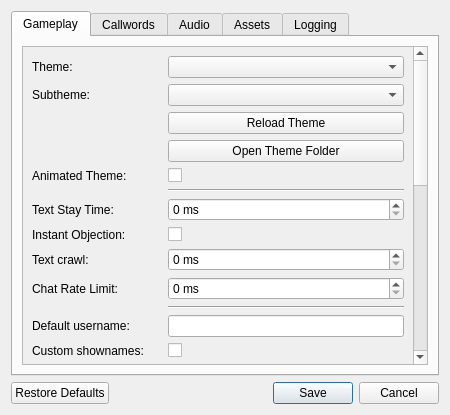
<?xml version="1.0" encoding="UTF-8"?>
<ui version="4.0">
 <class>optionsdialogue</class>
 <widget class="QWidget" name="optionsdialogue">
  <property name="geometry">
   <rect>
    <x>0</x>
    <y>0</y>
    <width>450</width>
    <height>415</height>
   </rect>
  </property>
  <property name="contextMenuPolicy">
   <enum>Qt::NoContextMenu</enum>
  </property>
  <property name="windowTitle">
   <string>Settings</string>
  </property>
  <layout class="QVBoxLayout" name="verticalLayout_6">
   <item>
    <widget class="QTabWidget" name="settings_tabs">
     <property name="focusPolicy">
      <enum>Qt::NoFocus</enum>
     </property>
     <property name="currentIndex">
      <number>0</number>
     </property>
     <widget class="QWidget" name="gameplay_tab">
      <attribute name="title">
       <string>Gameplay</string>
      </attribute>
      <layout class="QVBoxLayout" name="verticalLayout_2">
       <item>
        <widget class="QScrollArea" name="scroll">
         <property name="widgetResizable">
          <bool>true</bool>
         </property>
         <widget class="QWidget" name="form_layout_widget">
          <property name="geometry">
           <rect>
            <x>0</x>
            <y>0</y>
            <width>394</width>
            <height>826</height>
           </rect>
          </property>
          <layout class="QFormLayout" name="formLayout">
           <item row="23" column="1">
            <widget class="QCheckBox" name="stickysounds_cb">
             <property name="text">
              <string/>
             </property>
            </widget>
           </item>
           <item row="29" column="0">
            <widget class="QLabel" name="category_stop_lbl">
             <property name="toolTip">
              <string>Stop music when double-clicking a category. If this is disabled, use the right-click context menu to stop music.</string>
             </property>
             <property name="text">
              <string>Stop Music w/ Category:</string>
             </property>
            </widget>
           </item>
           <item row="30" column="1">
            <widget class="QCheckBox" name="sfx_on_idle_cb">
             <property name="text">
              <string/>
             </property>
            </widget>
           </item>
           <item row="0" column="1">
            <widget class="QComboBox" name="theme_combobox"/>
           </item>
           <item row="18" column="0">
            <widget class="QLabel" name="scaling_label">
             <property name="toolTip">
              <string>Sets the default scaling method, if there is not one already defined specifically for the character.</string>
             </property>
             <property name="text">
              <string>Scaling:</string>
             </property>
            </widget>
           </item>
           <item row="26" column="0">
            <widget class="QLabel" name="customchat_lbl">
             <property name="toolTip">
              <string>Turn this on to allow characters to define their own custom chat box designs.</string>
             </property>
             <property name="text">
              <string>Custom Chatboxes:</string>
             </property>
            </widget>
           </item>
           <item row="20" column="0">
            <widget class="QLabel" name="effects_lbl">
             <property name="toolTip">
              <string>Allows screen effects. Disable this if you have concerns or issues with photosensitivity and/or seizures.</string>
             </property>
             <property name="text">
              <string>Allow Effects:</string>
             </property>
            </widget>
           </item>
           <item row="16" column="1">
            <widget class="QCheckBox" name="discord_cb">
             <property name="text">
              <string/>
             </property>
            </widget>
           </item>
           <item row="3" column="1">
            <widget class="QPushButton" name="theme_folder_button">
             <property name="toolTip">
              <string>Open the theme folder of the currently selected theme.</string>
             </property>
             <property name="text">
              <string>Open Theme Folder</string>
             </property>
            </widget>
           </item>
           <item row="15" column="0">
            <widget class="QLabel" name="ms_lbl">
             <property name="toolTip">
              <string>Overrides the base URL to retrieve server information from.</string>
             </property>
             <property name="text">
              <string>Alternate Server List:</string>
             </property>
            </widget>
           </item>
           <item row="7" column="0">
            <widget class="QLabel" name="instant_objection_lbl">
             <property name="text">
              <string>Instant Objection:</string>
             </property>
            </widget>
           </item>
           <item row="8" column="1">
            <widget class="QSpinBox" name="text_crawl_spinbox">
             <property name="suffix">
              <string> ms</string>
             </property>
             <property name="maximum">
              <number>500</number>
             </property>
            </widget>
           </item>
           <item row="0" column="0">
            <widget class="QLabel" name="theme_label">
             <property name="toolTip">
              <string>Sets the theme used in-game. If the new theme changes the lobby's look as well, you'll need to reload the Lobby for the changes to take effect, such as by joining a server and leaving it.</string>
             </property>
             <property name="text">
              <string>Theme:</string>
             </property>
            </widget>
           </item>
           <item row="17" column="1">
            <widget class="QComboBox" name="language_combobox">
             <item>
              <property name="text">
               <string>en</string>
              </property>
             </item>
             <item>
              <property name="text">
               <string>de</string>
              </property>
             </item>
             <item>
              <property name="text">
               <string>es</string>
              </property>
             </item>
             <item>
              <property name="text">
               <string>pt</string>
              </property>
             </item>
             <item>
              <property name="text">
               <string>pl</string>
              </property>
             </item>
             <item>
              <property name="text">
               <string>jp</string>
              </property>
             </item>
             <item>
              <property name="text">
               <string>ru</string>
              </property>
             </item>
            </widget>
           </item>
           <item row="15" column="1">
            <widget class="QLineEdit" name="ms_textbox"/>
           </item>
           <item row="21" column="0">
            <widget class="QLabel" name="framenetwork_lbl">
             <property name="toolTip">
              <string>Send screen-shaking, flashes and sounds as defined in the char.ini over the network. Only works for servers that support this functionality.</string>
             </property>
             <property name="text">
              <string>Network Frame Effects:</string>
             </property>
            </widget>
           </item>
           <item row="9" column="0">
            <widget class="QLabel" name="chat_ratelimit_lbl">
             <property name="text">
              <string>Chat Rate Limit:</string>
             </property>
             <property name="textFormat">
              <enum>Qt::AutoText</enum>
             </property>
            </widget>
           </item>
           <item row="9" column="1">
            <widget class="QSpinBox" name="chat_ratelimit_spinbox">
             <property name="suffix">
              <string> ms</string>
             </property>
             <property name="maximum">
              <number>5000</number>
             </property>
            </widget>
           </item>
           <item row="4" column="0">
            <widget class="QLabel" name="animated_theme_lbl">
             <property name="toolTip">
              <string>If ticked, themes will be allowed to have animated elements.</string>
             </property>
             <property name="text">
              <string>Animated Theme:</string>
             </property>
            </widget>
           </item>
           <item row="8" column="0">
            <widget class="QLabel" name="text_crawl_lbl">
             <property name="toolTip">
              <string>Amount of time (in miliseconds) spent on each letter when the in-character text is being displayed.</string>
             </property>
             <property name="text">
              <string>Text crawl:</string>
             </property>
            </widget>
           </item>
           <item row="2" column="1">
            <widget class="QPushButton" name="theme_reload_button">
             <property name="toolTip">
              <string>Refresh the theme and update all of the ui elements to match.</string>
             </property>
             <property name="text">
              <string>Reload Theme</string>
             </property>
            </widget>
           </item>
           <item row="18" column="1">
            <widget class="QComboBox" name="scaling_combobox"/>
           </item>
           <item row="22" column="1">
            <widget class="QCheckBox" name="colorlog_cb">
             <property name="text">
              <string/>
             </property>
            </widget>
           </item>
           <item row="13" column="0">
            <widget class="QLabel" name="default_showname_lbl">
             <property name="toolTip">
              <string>Your showname will be automatically set to this value when you join a server.</string>
             </property>
             <property name="text">
              <string>Default showname:</string>
             </property>
            </widget>
           </item>
           <item row="28" column="1">
            <widget class="QCheckBox" name="continuous_cb">
             <property name="text">
              <string/>
             </property>
            </widget>
           </item>
           <item row="1" column="1">
            <widget class="QComboBox" name="subtheme_combobox"/>
           </item>
           <item row="27" column="0">
            <widget class="QLabel" name="sticker_lbl">
             <property name="toolTip">
              <string>Turn this on to allow characters to define their own stickers (unique images that show up over the chatbox - like avatars or shownames).</string>
             </property>
             <property name="text">
              <string>Stickers:</string>
             </property>
            </widget>
           </item>
           <item row="25" column="0">
            <widget class="QLabel" name="stickypres_lbl">
             <property name="toolTip">
              <string>Turn this on to prevent preanimation checkbox from clearing after playing the emote.</string>
             </property>
             <property name="text">
              <string>Sticky Preanims:</string>
             </property>
            </widget>
           </item>
           <item row="6" column="1">
            <widget class="QSpinBox" name="stay_time_spinbox">
             <property name="suffix">
              <string> ms</string>
             </property>
             <property name="maximum">
              <number>10000</number>
             </property>
            </widget>
           </item>
           <item row="12" column="0">
            <widget class="QLabel" name="showname_lbl">
             <property name="toolTip">
              <string>Gives the default value for the in-game 'Custom shownames' tickbox, which in turn determines whether the client should display custom in-character names.</string>
             </property>
             <property name="text">
              <string>Custom shownames:</string>
             </property>
            </widget>
           </item>
           <item row="24" column="0">
            <widget class="QLabel" name="stickyeffects_lbl">
             <property name="toolTip">
              <string>Turn this on to prevent the effects dropdown from clearing the effect after playing it.</string>
             </property>
             <property name="text">
              <string>Sticky Effects:</string>
             </property>
            </widget>
           </item>
           <item row="27" column="1">
            <widget class="QCheckBox" name="sticker_cb">
             <property name="text">
              <string/>
             </property>
            </widget>
           </item>
           <item row="6" column="0">
            <widget class="QLabel" name="stay_time_lbl">
             <property name="toolTip">
              <string>Minimum amount of time (in miliseconds) an IC message must stay on screen before the next IC message is shown, acting as a 'queue'. Set to 0 to disable this behavior.</string>
             </property>
             <property name="text">
              <string>Text Stay Time:</string>
             </property>
            </widget>
           </item>
           <item row="17" column="0">
            <widget class="QLabel" name="language_label">
             <property name="toolTip">
              <string>Sets the language if you don't want to use your system language.</string>
             </property>
             <property name="text">
              <string>Language:</string>
             </property>
            </widget>
           </item>
           <item row="7" column="1">
            <widget class="QCheckBox" name="instant_objection_cb">
             <property name="text">
              <string/>
             </property>
            </widget>
           </item>
           <item row="25" column="1">
            <widget class="QCheckBox" name="stickypres_cb">
             <property name="text">
              <string/>
             </property>
            </widget>
           </item>
           <item row="12" column="1">
            <widget class="QCheckBox" name="showname_cb">
             <property name="text">
              <string/>
             </property>
            </widget>
           </item>
           <item row="21" column="1">
            <widget class="QCheckBox" name="framenetwork_cb">
             <property name="text">
              <string/>
             </property>
            </widget>
           </item>
           <item row="30" column="0">
            <widget class="QLabel" name="sfx_on_idle_lbl">
             <property name="toolTip">
              <string>If the SFX dropdown has an SFX selected, send the custom SFX alongside the message even if Preanim is OFF.</string>
             </property>
             <property name="text">
              <string>Always Send SFX:</string>
             </property>
            </widget>
           </item>
           <item row="23" column="0">
            <widget class="QLabel" name="stickysounds_lbl">
             <property name="toolTip">
              <string>Turn this on to prevent the sound dropdown from clearing the sound after playing it.</string>
             </property>
             <property name="text">
              <string>Sticky Sounds:</string>
             </property>
            </widget>
           </item>
           <item row="19" column="1">
            <widget class="QCheckBox" name="shake_cb">
             <property name="text">
              <string/>
             </property>
            </widget>
           </item>
           <item row="11" column="0">
            <widget class="QLabel" name="username_lbl">
             <property name="toolTip">
              <string>Your OOC name will be automatically set to this value when you join a server.</string>
             </property>
             <property name="text">
              <string>Default username:</string>
             </property>
            </widget>
           </item>
           <item row="19" column="0">
            <widget class="QLabel" name="shake_lbl">
             <property name="toolTip">
              <string>Allows screenshaking. Disable this if you have concerns or issues with photosensitivity and/or seizures.</string>
             </property>
             <property name="text">
              <string>Allow Screenshake:</string>
             </property>
            </widget>
           </item>
           <item row="4" column="1">
            <widget class="QCheckBox" name="animated_theme_cb">
             <property name="text">
              <string/>
             </property>
            </widget>
           </item>
           <item row="16" column="0">
            <widget class="QLabel" name="discord_lbl">
             <property name="toolTip">
              <string>Allows others on Discord to see what server you are in, what character are you playing, and how long you have been playing for.</string>
             </property>
             <property name="text">
              <string>Discord:</string>
             </property>
            </widget>
           </item>
           <item row="22" column="0">
            <widget class="QLabel" name="colorlog_lbl">
             <property name="toolTip">
              <string>Use the markup colors in the server IC chatlog.</string>
             </property>
             <property name="text">
              <string>Colors in IC Log:</string>
             </property>
            </widget>
           </item>
           <item row="1" column="0">
            <widget class="QLabel" name="subtheme_label">
             <property name="toolTip">
              <string>Sets a 'subtheme', which will stack on top of the current theme and replace anything it can. Keep it at 'server' to let the server decide. Keep it at 'default' to keep it unchanging.</string>
             </property>
             <property name="text">
              <string>Subtheme:</string>
             </property>
            </widget>
           </item>
           <item row="20" column="1">
            <widget class="QCheckBox" name="effects_cb">
             <property name="text">
              <string/>
             </property>
            </widget>
           </item>
           <item row="29" column="1">
            <widget class="QCheckBox" name="category_stop_cb">
             <property name="text">
              <string/>
             </property>
            </widget>
           </item>
           <item row="26" column="1">
            <widget class="QCheckBox" name="customchat_cb">
             <property name="text">
              <string/>
             </property>
            </widget>
           </item>
           <item row="13" column="1">
            <widget class="QLineEdit" name="default_showname_textbox"/>
           </item>
           <item row="14" column="1">
            <widget class="QFrame" name="net_divider">
             <property name="frameShape">
              <enum>QFrame::HLine</enum>
             </property>
             <property name="frameShadow">
              <enum>QFrame::Sunken</enum>
             </property>
            </widget>
           </item>
           <item row="5" column="1">
            <widget class="QFrame" name="theme_log_divider">
             <property name="frameShape">
              <enum>QFrame::HLine</enum>
             </property>
             <property name="frameShadow">
              <enum>QFrame::Sunken</enum>
             </property>
            </widget>
           </item>
           <item row="24" column="1">
            <widget class="QCheckBox" name="stickyeffects_cb">
             <property name="text">
              <string/>
             </property>
            </widget>
           </item>
           <item row="31" column="0">
            <widget class="QLabel" name="evidence_double_click_lbl">
             <property name="toolTip">
              <string>If ticked, Evidence needs a double-click to view rather than a single click.</string>
             </property>
             <property name="text">
              <string>Evidence Double Click:</string>
             </property>
            </widget>
           </item>
           <item row="10" column="1">
            <widget class="QFrame" name="log_names_divider">
             <property name="frameShape">
              <enum>QFrame::HLine</enum>
             </property>
             <property name="frameShadow">
              <enum>QFrame::Sunken</enum>
             </property>
            </widget>
           </item>
           <item row="31" column="1">
            <widget class="QCheckBox" name="evidence_double_click_cb">
             <property name="text">
              <string/>
             </property>
            </widget>
           </item>
           <item row="28" column="0">
            <widget class="QLabel" name="continuous_lbl">
             <property name="toolTip">
              <string>Whether or not to resume playing animations from where they left off. Turning off might reduce lag.</string>
             </property>
             <property name="text">
              <string>Continuous Playback:</string>
             </property>
            </widget>
           </item>
           <item row="11" column="1">
            <widget class="QLineEdit" name="username_textbox">
             <property name="maxLength">
              <number>30</number>
             </property>
            </widget>
           </item>
          </layout>
         </widget>
        </widget>
       </item>
      </layout>
     </widget>
     <widget class="QWidget" name="callwords_tab">
      <attribute name="title">
       <string>Callwords</string>
      </attribute>
      <layout class="QVBoxLayout" name="verticalLayout_5">
       <item>
        <widget class="QPlainTextEdit" name="callwords_textbox"/>
       </item>
       <item>
        <widget class="QLabel" name="callwords_explain_lbl">
         <property name="text">
          <string>&lt;html&gt;&lt;head/&gt;&lt;body&gt;&lt;p&gt;Enter as many callwords as you would like. These are case insensitive. Make sure to leave every callword in its own line!&lt;br/&gt;&lt;br/&gt;Do not leave a line with a space at the end -- you will be alerted everytime someone uses a space in their messages.&lt;/p&gt;&lt;/body&gt;&lt;/html&gt;</string>
         </property>
         <property name="wordWrap">
          <bool>true</bool>
         </property>
        </widget>
       </item>
      </layout>
     </widget>
     <widget class="QWidget" name="audio_tab">
      <attribute name="title">
       <string>Audio</string>
      </attribute>
      <layout class="QFormLayout" name="formLayout_2">
       <item row="0" column="0">
        <widget class="QLabel" name="audio_device_lbl">
         <property name="text">
          <string>Audio device:</string>
         </property>
        </widget>
       </item>
       <item row="0" column="1">
        <widget class="QComboBox" name="audio_device_combobox"/>
       </item>
       <item row="1" column="0" colspan="2">
        <widget class="QFrame" name="audio_volume_divider">
         <property name="frameShape">
          <enum>QFrame::HLine</enum>
         </property>
         <property name="frameShadow">
          <enum>QFrame::Sunken</enum>
         </property>
        </widget>
       </item>
       <item row="2" column="0">
        <widget class="QLabel" name="suppress_audio_lbl">
         <property name="toolTip">
          <string>How much of the volume to suppress when client is not in focus.</string>
         </property>
         <property name="text">
          <string>Suppress Audio:</string>
         </property>
        </widget>
       </item>
       <item row="2" column="1">
        <widget class="QSpinBox" name="suppress_audio_spinbox">
         <property name="suffix">
          <string>%</string>
         </property>
         <property name="maximum">
          <number>100</number>
         </property>
        </widget>
       </item>
       <item row="3" column="0" colspan="2">
        <widget class="QFrame" name="volume_blip_divider">
         <property name="frameShape">
          <enum>QFrame::HLine</enum>
         </property>
         <property name="frameShadow">
          <enum>QFrame::Sunken</enum>
         </property>
        </widget>
       </item>
       <item row="4" column="0">
        <widget class="QLabel" name="bliprate_lbl">
         <property name="toolTip">
          <string>Sets the delay between playing the blip sounds.</string>
         </property>
         <property name="text">
          <string>Blip rate:</string>
         </property>
        </widget>
       </item>
       <item row="4" column="1">
        <widget class="QSpinBox" name="bliprate_spinbox">
         <property name="toolTip">
          <string>Play a blip sound \&quot;once per every X symbols\&quot;, where X is the blip rate. 0 plays a blip sound only once.</string>
         </property>
        </widget>
       </item>
       <item row="5" column="0">
        <widget class="QLabel" name="blank_blips_lbl">
         <property name="toolTip">
          <string>If true, the game will play a blip sound even when a space is 'being said'.</string>
         </property>
         <property name="text">
          <string>Blank blips:</string>
         </property>
        </widget>
       </item>
       <item row="5" column="1">
        <widget class="QCheckBox" name="blank_blips_cb">
         <property name="text">
          <string/>
         </property>
        </widget>
       </item>
       <item row="6" column="0">
        <widget class="QLabel" name="loopsfx_lbl">
         <property name="toolTip">
          <string>If true, the game will allow looping sound effects to play on preanimations.</string>
         </property>
         <property name="text">
          <string>Enable Looping SFX:</string>
         </property>
        </widget>
       </item>
       <item row="6" column="1">
        <widget class="QCheckBox" name="loopsfx_cb">
         <property name="text">
          <string/>
         </property>
        </widget>
       </item>
       <item row="7" column="0">
        <widget class="QLabel" name="objectmusic_lbl">
         <property name="toolTip">
          <string>If true, AO2 will ask the server to stop music when you use 'Objection!'</string>
         </property>
         <property name="text">
          <string>Kill Music On Objection:</string>
         </property>
        </widget>
       </item>
       <item row="7" column="1">
        <widget class="QCheckBox" name="objectmusic_cb">
         <property name="text">
          <string/>
         </property>
        </widget>
       </item>
       <item row="8" column="0">
        <widget class="QLabel" name="disablestreams_lbl">
         <property name="toolTip">
          <string>If true, AO2 will not play any streamed audio and show that streaming is disabled.</string>
         </property>
         <property name="text">
          <string>Music Streaming enabled:</string>
         </property>
        </widget>
       </item>
       <item row="8" column="1">
        <widget class="QCheckBox" name="disablestreams_cb">
         <property name="text">
          <string/>
         </property>
        </widget>
       </item>
      </layout>
     </widget>
     <widget class="QWidget" name="assets_tab">
      <property name="sizePolicy">
       <sizepolicy hsizetype="Maximum" vsizetype="Preferred">
        <horstretch>0</horstretch>
        <verstretch>0</verstretch>
       </sizepolicy>
      </property>
      <attribute name="title">
       <string>Assets</string>
      </attribute>
      <layout class="QVBoxLayout" name="verticalLayout_3">
       <item>
        <widget class="QLabel" name="asset_lbl">
         <property name="sizePolicy">
          <sizepolicy hsizetype="Minimum" vsizetype="Preferred">
           <horstretch>0</horstretch>
           <verstretch>0</verstretch>
          </sizepolicy>
         </property>
         <property name="text">
          <string>&lt;html&gt;&lt;head/&gt;&lt;body&gt;&lt;p&gt;Add or remove base folders for use by assets.&lt;/p&gt;&lt;p&gt;&lt;br/&gt;Base folders on the bottom are prioritized over those above them.&lt;/p&gt;&lt;/body&gt;&lt;/html&gt;</string>
         </property>
         <property name="wordWrap">
          <bool>true</bool>
         </property>
        </widget>
       </item>
       <item>
        <widget class="QListWidget" name="mount_list">
         <property name="sizePolicy">
          <sizepolicy hsizetype="Expanding" vsizetype="Expanding">
           <horstretch>0</horstretch>
           <verstretch>0</verstretch>
          </sizepolicy>
         </property>
        </widget>
       </item>
       <item>
        <layout class="QGridLayout" name="mount_buttons_layout">
         <item row="2" column="5">
          <spacer name="mount_buttons_spacer_2">
           <property name="orientation">
            <enum>Qt::Horizontal</enum>
           </property>
           <property name="sizeHint" stdset="0">
            <size>
             <width>40</width>
             <height>20</height>
            </size>
           </property>
          </spacer>
         </item>
         <item row="2" column="4">
          <widget class="QPushButton" name="mount_down">
           <property name="maximumSize">
            <size>
             <width>40</width>
             <height>16777215</height>
            </size>
           </property>
           <property name="text">
            <string>↓</string>
           </property>
          </widget>
         </item>
         <item row="2" column="1">
          <widget class="QPushButton" name="mount_remove">
           <property name="sizePolicy">
            <sizepolicy hsizetype="Minimum" vsizetype="Fixed">
             <horstretch>0</horstretch>
             <verstretch>0</verstretch>
            </sizepolicy>
           </property>
           <property name="text">
            <string>Remove</string>
           </property>
          </widget>
         </item>
         <item row="2" column="2">
          <spacer name="mount_buttons_spacer">
           <property name="orientation">
            <enum>Qt::Horizontal</enum>
           </property>
           <property name="sizeType">
            <enum>QSizePolicy::Expanding</enum>
           </property>
           <property name="sizeHint" stdset="0">
            <size>
             <width>40</width>
             <height>20</height>
            </size>
           </property>
          </spacer>
         </item>
         <item row="2" column="3">
          <widget class="QPushButton" name="mount_up">
           <property name="maximumSize">
            <size>
             <width>40</width>
             <height>16777215</height>
            </size>
           </property>
           <property name="text">
            <string>↑</string>
           </property>
          </widget>
         </item>
         <item row="2" column="0">
          <widget class="QPushButton" name="mount_add">
           <property name="sizePolicy">
            <sizepolicy hsizetype="Minimum" vsizetype="Fixed">
             <horstretch>0</horstretch>
             <verstretch>0</verstretch>
            </sizepolicy>
           </property>
           <property name="text">
            <string>Add...</string>
           </property>
          </widget>
         </item>
         <item row="2" column="6">
          <widget class="QPushButton" name="mount_clear_cache">
           <property name="sizePolicy">
            <sizepolicy hsizetype="Minimum" vsizetype="Fixed">
             <horstretch>0</horstretch>
             <verstretch>0</verstretch>
            </sizepolicy>
           </property>
           <property name="toolTip">
            <string>Clears the lookup cache for assets.
Use this when you have added an asset that takes precedence over another existing asset.</string>
           </property>
           <property name="text">
            <string>Clear Cache</string>
           </property>
          </widget>
         </item>
        </layout>
       </item>
      </layout>
     </widget>
     <widget class="QWidget" name="logging_tab">
      <attribute name="title">
       <string>Logging</string>
      </attribute>
      <layout class="QFormLayout" name="formLayout_3">
       <item row="0" column="0">
        <widget class="QLabel" name="downwards_lbl">
         <property name="toolTip">
          <string>If ticked, new messages will appear at the bottom (like the OOC chatlog). The traditional (AO1) behaviour is equivalent to this being unticked.</string>
         </property>
         <property name="text">
          <string>Log goes downwards:</string>
         </property>
        </widget>
       </item>
       <item row="0" column="1">
        <widget class="QCheckBox" name="downwards_cb">
         <property name="text">
          <string/>
         </property>
        </widget>
       </item>
       <item row="1" column="0">
        <widget class="QLabel" name="length_lbl">
         <property name="toolTip">
          <string>The amount of message lines the IC chatlog will keep before deleting older message lines. A value of 0 or below counts as 'infinite'.</string>
         </property>
         <property name="text">
          <string>Log length:</string>
         </property>
        </widget>
       </item>
       <item row="1" column="1">
        <widget class="QSpinBox" name="length_spinbox">
         <property name="suffix">
          <string> entries</string>
         </property>
         <property name="maximum">
          <number>10000</number>
         </property>
        </widget>
       </item>
       <item row="2" column="0">
        <widget class="QLabel" name="log_newline_lbl">
         <property name="toolTip">
          <string>If ticked, new messages will appear separated, with the message coming on the next line after the name. 
When unticked, it displays it as 'name: message'.</string>
         </property>
         <property name="text">
          <string>Log newline:</string>
         </property>
        </widget>
       </item>
       <item row="2" column="1">
        <widget class="QCheckBox" name="log_newline_cb">
         <property name="text">
          <string/>
         </property>
        </widget>
       </item>
       <item row="3" column="0">
        <widget class="QLabel" name="log_margin_lbl">
         <property name="toolTip">
          <string>The distance in pixels between each entry in the IC log. 
Default: 0.</string>
         </property>
         <property name="text">
          <string>Log margin:</string>
         </property>
        </widget>
       </item>
       <item row="3" column="1">
        <widget class="QSpinBox" name="log_margin_spinbox">
         <property name="suffix">
          <string> px</string>
         </property>
         <property name="maximum">
          <number>1000</number>
         </property>
        </widget>
       </item>
       <item row="4" column="0">
        <widget class="QLabel" name="log_timestamp_lbl">
         <property name="toolTip">
          <string>If ticked, log will contain a timestamp in UTC before the name.</string>
         </property>
         <property name="text">
          <string>Log timestamp:</string>
         </property>
        </widget>
       </item>
       <item row="4" column="1">
        <widget class="QCheckBox" name="log_timestamp_cb">
         <property name="text">
          <string/>
         </property>
        </widget>
       </item>
       <item row="5" column="0">
        <widget class="QLabel" name="log_timestamp_format_lbl">
         <property name="text">
          <string>Log timestamp format:
</string>
         </property>
        </widget>
       </item>
       <item row="5" column="1">
        <widget class="QComboBox" name="log_timestamp_format_combobox">
         <property name="editable">
          <bool>true</bool>
         </property>
         <item>
          <property name="text">
           <string>h:mm:ss AP</string>
          </property>
         </item>
         <item>
          <property name="text">
           <string>hh:mm:ss</string>
          </property>
         </item>
         <item>
          <property name="text">
           <string>h:mm AP</string>
          </property>
         </item>
         <item>
          <property name="text">
           <string>hh:mm</string>
          </property>
         </item>
        </widget>
       </item>
       <item row="6" column="0">
        <widget class="QLabel" name="log_ic_actions_lbl">
         <property name="toolTip">
          <string>If ticked, log will show IC actions such as shouting and presenting evidence.</string>
         </property>
         <property name="text">
          <string>Log IC actions:</string>
         </property>
        </widget>
       </item>
       <item row="6" column="1">
        <widget class="QCheckBox" name="log_ic_actions_cb">
         <property name="text">
          <string/>
         </property>
        </widget>
       </item>
       <item row="7" column="0">
        <widget class="QLabel" name="desync_logs_lbl">
         <property name="toolTip">
          <string>If ticked, log will show messages as-received, while viewport will parse according to the queue (Text Stay Time).</string>
         </property>
         <property name="text">
          <string>Desynchronize IC Logs:</string>
         </property>
        </widget>
       </item>
       <item row="7" column="1">
        <widget class="QCheckBox" name="desync_logs_cb">
         <property name="text">
          <string/>
         </property>
        </widget>
       </item>
       <item row="8" column="0">
        <widget class="QLabel" name="log_text_lbl">
         <property name="toolTip">
          <string>Text logs of gameplay will be automatically written in the /logs folder.</string>
         </property>
         <property name="text">
          <string>Log to Text Files:</string>
         </property>
        </widget>
       </item>
       <item row="8" column="1">
        <widget class="QCheckBox" name="log_text_cb">
         <property name="text">
          <string/>
         </property>
        </widget>
       </item>
       <item row="9" column="0">
        <widget class="QLabel" name="log_demo_lbl">
         <property name="toolTip">
          <string>Gameplay will be automatically recorded as demos in the /logs folder.</string>
         </property>
         <property name="text">
          <string>Log to Demo Files:</string>
         </property>
        </widget>
       </item>
       <item row="9" column="1">
        <widget class="QCheckBox" name="log_demo_cb">
         <property name="text">
          <string/>
         </property>
        </widget>
       </item>
      </layout>
     </widget>
    </widget>
   </item>
   <item>
    <widget class="QDialogButtonBox" name="settings_buttons">
     <property name="standardButtons">
      <set>QDialogButtonBox::Cancel|QDialogButtonBox::RestoreDefaults|QDialogButtonBox::Save</set>
     </property>
    </widget>
   </item>
  </layout>
 </widget>
 <resources/>
 <connections/>
</ui>
